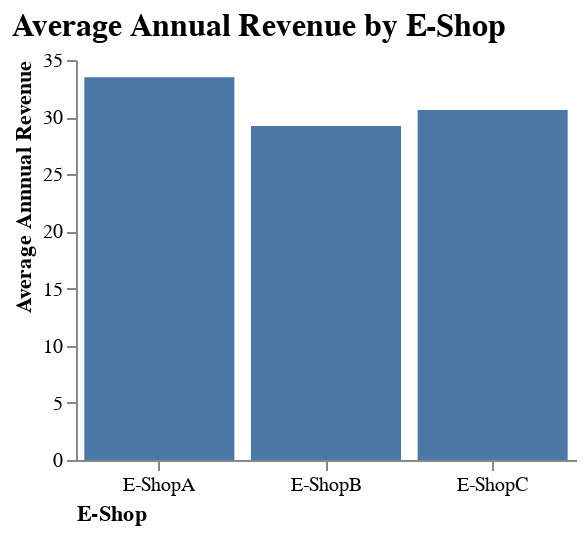

The notebook cell saved with this chart:
### Code cell
chart = alt.Chart(df).mark_bar().encode(
    x=alt.X('eshop_name').axis(
                            title='E-Shop', 
                            titleAnchor="start",
                            labelAngle=0,
                            grid=False
                            ),
    y=alt.Y('average(annual_revenue)').axis(
                            title='Average Annnual Revenue', 
                            titleAnchor="end",
                            grid=False
                            ),
    tooltip=alt.Tooltip("average(annual_revenue)", format=",.2f")
).properties(
    title='Average Annual Revenue by E-Shop',
    width= 250,
    height=200
).configure_title( 
    fontSize=16,
    font='Arial',
    anchor='start'
).configure_view(
    strokeWidth=0
)

chart

### Figure 1 — Vega-Lite specification as saved in the notebook (floating-point values rounded to 4 significant figures)
{"config": {"view": {"continuousWidth": 300, "continuousHeight": 300, "strokeWidth": 0}, "title": {"anchor": "start", "font": "Arial", "fontSize": 16}}, "data": {"name": "data-3a26c000e4862bfeb4ac3c81f7273b97"}, "mark": {"type": "bar"}, "encoding": {"tooltip": {"aggregate": "average", "field": "annual_revenue", "format": ",.2f", "type": "quantitative"}, "x": {"axis": {"title": "E-Shop", "titleAnchor": "start", "labelAngle": 0, "grid": false}, "field": "eshop_name", "type": "nominal"}, "y": {"aggregate": "average", "axis": {"title": "Average Annnual Revenue", "titleAnchor": "end", "grid": false}, "field": "annual_revenue", "type": "quantitative"}}, "height": 200, "title": "Average Annual Revenue by E-Shop", "width": 250, "$schema": "https://vega.github.io/schema/vega-lite/v5.8.0.json", "datasets": {"data-3a26c000e4862bfeb4ac3c81f7273b97": [{"eshop_name": "E-ShopA", "date": "2020-01-31T00:00:00", "annual_revenue": 13.35, "time_on_site": 1.09, "average_rating": 4.17, "social_media_followers": 173.8, "average_response_time": 2.35}, {"eshop_name": "E-ShopA", "date": "2020-02-29T00:00:00", "annual_revenue": 10.74, "time_on_site": 0.56, "average_rating": 4.79, "social_media_followers": 52.69, "average_response_time": 2.58}, {"eshop_name": "E-ShopA", "date": "2020-03-31T00:00:00", "annual_revenue": 11.91, "time_on_site": 0.57, "average_rating": 2.92, "social_media_followers": 141.8, "average_response_time": 1.54}, {"eshop_name": "E-ShopA", "date": "2020-04-30T00:00:00", "annual_revenue": 16.38, "time_on_site": 2.44, "average_rating": 3.68, "social_media_followers": 190.6, "average_response_time": 1.92}, {"eshop_name": "E-ShopA", "date": "2020-05-31T00:00:00", "annual_revenue": 6.52, "time_on_site": 2.07, "average_rating": 2.67, "social_media_followers": 129.5, "average_response_time": 1.49}, {"eshop_name": "E-ShopA", "date": "2020-06-30T00:00:00", "annual_revenue": 15.8, "time_on_site": 3.79, "average_rating": 4.9, "social_media_followers": 209.1, "average_response_time": 2.51}, {"eshop_name": "E-ShopA", "date": "2020-07-31T00:00:00", "annual_revenue": 20.97, "time_on_site": 2.29, "average_rating": 4.54, "social_media_followers": 313.7, "average_response_time": 2.2}, {"eshop_name": "E-ShopA", "date": "2020-08-31T00:00:00", "annual_revenue": 9.4, "time_on_site": 1.67, "average_rating": 2.02, "social_media_followers": 139.7, "average_response_time": 0.93}, {"eshop_name": "E-ShopA", "date": "2020-09-30T00:00:00", "annual_revenue": 10.09, "time_on_site": 1.67, "average_rating": 1.99, "social_media_followers": 167.7, "average_response_time": 0.85}, {"eshop_name": "E-ShopA", "date": "2020-10-31T00:00:00", "annual_revenue": 25.98, "time_on_site": 5.17, "average_rating": 5.41, "social_media_followers": 487.3, "average_response_time": 2.48}, {"eshop_name": "E-ShopA", "date": "2020-11-30T00:00:00", "annual_revenue": 18.07, "time_on_site": 3.33, "average_rating": 2.81, "social_media_followers": 328.2, "average_response_time": 1.28}, {"eshop_name": "E-ShopA", "date": "2020-12-31T00:00:00", "annual_revenue": 36.81, "time_on_site": 5.99, "average_rating": 5.58, "social_media_followers": 548.2, "average_response_time": 2.75}, {"eshop_name": "E-ShopA", "date": "2021-01-31T00:00:00", "annual_revenue": 33.28, "time_on_site": 6.63, "average_rating": 5.18, "social_media_followers": 497.5, "average_response_time": 2.32}, {"eshop_name": "E-ShopA", "date": "2021-02-28T00:00:00", "annual_revenue": 14.35, "time_on_site": 2.24, "average_rating": 1.99, "social_media_followers": 225.2, "average_response_time": 0.88}, {"eshop_name": "E-ShopA", "date": "2021-03-31T00:00:00", "annual_revenue": 32.38, "time_on_site": 5.78, "average_rating": 4.55, "social_media_followers": 556.5, "average_response_time": 1.83}, {"eshop_name": "E-ShopA", "date": "2021-04-30T00:00:00", "annual_revenue": 34.06, "time_on_site": 7.61, "average_rating": 5.45, "social_media_followers": 767.8, "average_response_time": 2.01}, {"eshop_name": "E-ShopA", "date": "2021-05-31T00:00:00", "annual_revenue": 37.03, "time_on_site": 4.61, "average_rating": 5.05, "social_media_followers": 697.1, "average_response_time": 1.82}, {"eshop_name": "E-ShopA", "date": "2021-06-30T00:00:00", "annual_revenue": 22.18, "time_on_site": 4.22, "average_rating": 3.37, "social_media_followers": 463.6, "average_response_time": 1.2}, {"eshop_name": "E-ShopA", "date": "2021-07-31T00:00:00", "annual_revenue": 36.24, "time_on_site": 5.63, "average_rating": 4.45, "social_media_followers": 694.1, "average_response_time": 1.85}, {"eshop_name": "E-ShopA", "date": "2021-08-31T00:00:00", "annual_revenue": 20.09, "time_on_site": 3.34, "average_rating": 2.57, "social_media_followers": 336.8, "average_response_time": 0.88}, {"eshop_name": "E-ShopA", "date": "2021-09-30T00:00:00", "annual_revenue": 28.98, "time_on_site": 5.27, "average_rating": 3.62, "social_media_followers": 522.5, "average_response_time": 1.36}, {"eshop_name": "E-ShopA", "date": "2021-10-31T00:00:00", "annual_revenue": 41.89, "time_on_site": 10.34, "average_rating": 5.36, "social_media_followers": 778.1, "average_response_time": 1.72}, {"eshop_name": "E-ShopA", "date": "2021-11-30T00:00:00", "annual_revenue": 57.76, "time_on_site": 8.62, "average_rating": 5.89, "social_media_followers": 961.7, "average_response_time": 2.18}, {"eshop_name": "E-ShopA", "date": "2021-12-31T00:00:00", "annual_revenue": 18.83, "time_on_site": 4.14, "average_rating": 2.11, "social_media_followers": 327.2, "average_response_time": 0.73}, {"eshop_name": "E-ShopA", "date": "2022-01-31T00:00:00", "annual_revenue": 53.2, "time_on_site": 8.08, "average_rating": 5.97, "social_media_followers": 1102.0, "average_response_time": 1.91}, {"eshop_name": "E-ShopA", "date": "2022-02-28T00:00:00", "annual_revenue": 45.74, "time_on_site": 8.64, "average_rating": 5.02, "social_media_followers": 892.1, "average_response_time": 1.56}, {"eshop_name": "E-ShopA", "date": "2022-03-31T00:00:00", "annual_revenue": 48.44, "time_on_site": 9.21, "average_rating": 5.02, "social_media_followers": 815.0, "average_response_time": 1.4}, {"eshop_name": "E-ShopA", "date": "2022-04-30T00:00:00", "annual_revenue": 48.98, "time_on_site": 9.96, "average_rating": 4.88, "social_media_followers": 868.0, "average_response_time": 1.49}, {"eshop_name": "E-ShopA", "date": "2022-05-31T00:00:00", "annual_revenue": 45.62, "time_on_site": 9.4, "average_rating": 4.5, "social_media_followers": 881.6, "average_response_time": 1.22}, {"eshop_name": "E-ShopA", "date": "2022-06-30T00:00:00", "annual_revenue": 66.27, "time_on_site": 13.79, "average_rating": 6.65, "social_media_followers": 1324.0, "average_response_time": 1.56}, {"eshop_name": "E-ShopA", "date": "2022-07-31T00:00:00", "annual_revenue": 63.04, "time_on_site": 10.41, "average_rating": 5.37, "social_media_followers": 1207.0, "average_response_time": 1.26}, {"eshop_name": "E-ShopA", "date": "2022-08-31T00:00:00", "annual_revenue": 31.29, "time_on_site": 6.02, "average_rating": 3.16, "social_media_followers": 738.2, "average_response_time": 0.8}, {"eshop_name": "E-ShopA", "date": "2022-09-30T00:00:00", "annual_revenue": 66.11, "time_on_site": 14.81, "average_rating": 6.34, "social_media_followers": 1385.0, "average_response_time": 1.83}, {"eshop_name": "E-ShopA", "date": "2022-10-31T00:00:00", "annual_revenue": 27.25, "time_on_site": 5.59, "average_rating": 2.66, "social_media_followers": 541.1, "average_response_time": 0.65}, {"eshop_name": "E-ShopA", "date": "2022-11-30T00:00:00", "annual_revenue": 61.7, "time_on_site": 10.31, "average_rating": 5.32, "social_media_followers": 1056.0, "average_response_time": 1.24}, {"eshop_name": "E-ShopA", "date": "2022-12-31T00:00:00", "annual_revenue": 74.67, "time_on_site": 12.41, "average_rating": 6.25, "social_media_followers": 1417.0, "average_response_time": 1.44}, {"eshop_name": "E-ShopB", "date": "2020-01-31T00:00:00", "annual_revenue": 7.29, "time_on_site": 0.59, "average_rating": 2.28, "social_media_followers": 94.92, "average_response_time": 1.28}, {"eshop_name": "E-ShopB", "date": "2020-02-29T00:00:00", "annual_revenue": 10.38, "time_on_site": 0.54, "average_rating": 4.63, "social_media_followers": 50.92, "average_response_time": 2.5}, {"eshop_name": "E-ShopB", "date": "2020-03-31T00:00:00", "annual_revenue": 9.49, "time_on_site": 0.45, "average_rating": 2.33, "social_media_followers": 113.0, "average_response_time": 1.23}, {"eshop_name": "E-ShopB", "date": "2020-04-30T00:00:00", "annual_revenue": 10.21, "time_on_site": 1.52, "average_rating": 2.3, "social_media_followers": 118.8, "average_response_time": 1.19}, {"eshop_name": "E-ShopB", "date": "2020-05-31T00:00:00", "annual_revenue": 10.48, "time_on_site": 3.33, "average_rating": 4.29, "social_media_followers": 208.1, "average_response_time": 2.39}, {"eshop_name": "E-ShopB", "date": "2020-06-30T00:00:00", "annual_revenue": 12.52, "time_on_site": 3.0, "average_rating": 3.88, "social_media_followers": 165.6, "average_response_time": 1.99}, {"eshop_name": "E-ShopB", "date": "2020-07-31T00:00:00", "annual_revenue": 20.23, "time_on_site": 2.21, "average_rating": 4.38, "social_media_followers": 302.7, "average_response_time": 2.13}, {"eshop_name": "E-ShopB", "date": "2020-08-31T00:00:00", "annual_revenue": 20.03, "time_on_site": 3.56, "average_rating": 4.31, "social_media_followers": 297.9, "average_response_time": 1.99}, {"eshop_name": "E-ShopB", "date": "2020-09-30T00:00:00", "annual_revenue": 20.65, "time_on_site": 3.43, "average_rating": 4.08, "social_media_followers": 343.2, "average_response_time": 1.73}, {"eshop_name": "E-ShopB", "date": "2020-10-31T00:00:00", "annual_revenue": 23.25, "time_on_site": 4.63, "average_rating": 4.84, "social_media_followers": 435.9, "average_response_time": 2.22}, {"eshop_name": "E-ShopB", "date": "2020-11-30T00:00:00", "annual_revenue": 19.02, "time_on_site": 3.51, "average_rating": 2.96, "social_media_followers": 345.4, "average_response_time": 1.35}, {"eshop_name": "E-ShopB", "date": "2020-12-31T00:00:00", "annual_revenue": 25.65, "time_on_site": 4.17, "average_rating": 3.89, "social_media_followers": 382.1, "average_response_time": 1.92}, {"eshop_name": "E-ShopB", "date": "2021-01-31T00:00:00", "annual_revenue": 31.11, "time_on_site": 6.19, "average_rating": 4.85, "social_media_followers": 465.1, "average_response_time": 2.17}, {"eshop_name": "E-ShopB", "date": "2021-02-28T00:00:00", "annual_revenue": 29.82, "time_on_site": 4.66, "average_rating": 4.14, "social_media_followers": 468.1, "average_response_time": 1.82}, {"eshop_name": "E-ShopB", "date": "2021-03-31T00:00:00", "annual_revenue": 19.91, "time_on_site": 3.55, "average_rating": 2.8, "social_media_followers": 342.2, "average_response_time": 1.13}, {"eshop_name": "E-ShopB", "date": "2021-04-30T00:00:00", "annual_revenue": 34.53, "time_on_site": 7.72, "average_rating": 5.53, "social_media_followers": 778.4, "average_response_time": 2.04}, {"eshop_name": "E-ShopB", "date": "2021-05-31T00:00:00", "annual_revenue": 19.22, "time_on_site": 2.39, "average_rating": 2.62, "social_media_followers": 361.8, "average_response_time": 0.95}, {"eshop_name": "E-ShopB", "date": "2021-06-30T00:00:00", "annual_revenue": 18.94, "time_on_site": 3.6, "average_rating": 2.87, "social_media_followers": 395.9, "average_response_time": 1.03}, {"eshop_name": "E-ShopB", "date": "2021-07-31T00:00:00", "annual_revenue": 28.1, "time_on_site": 4.37, "average_rating": 3.45, "social_media_followers": 538.1, "average_response_time": 1.44}, {"eshop_name": "E-ShopB", "date": "2021-08-31T00:00:00", "annual_revenue": 27.93, "time_on_site": 4.65, "average_rating": 3.57, "social_media_followers": 468.3, "average_response_time": 1.22}, {"eshop_name": "E-ShopB", "date": "2021-09-30T00:00:00", "annual_revenue": 17.15, "time_on_site": 3.12, "average_rating": 2.14, "social_media_followers": 309.2, "average_response_time": 0.8}, {"eshop_name": "E-ShopB", "date": "2021-10-31T00:00:00", "annual_revenue": 38.4, "time_on_site": 9.48, "average_rating": 4.92, "social_media_followers": 713.2, "average_response_time": 1.57}, {"eshop_name": "E-ShopB", "date": "2021-11-30T00:00:00", "annual_revenue": 20.59, "time_on_site": 3.07, "average_rating": 2.1, "social_media_followers": 342.9, "average_response_time": 0.78}, {"eshop_name": "E-ShopB", "date": "2021-12-31T00:00:00", "annual_revenue": 23.07, "time_on_site": 5.08, "average_rating": 2.58, "social_media_followers": 401.1, "average_response_time": 0.89}, {"eshop_name": "E-ShopB", "date": "2022-01-31T00:00:00", "annual_revenue": 27.05, "time_on_site": 4.11, "average_rating": 3.03, "social_media_followers": 560.5, "average_response_time": 0.97}, {"eshop_name": "E-ShopB", "date": "2022-02-28T00:00:00", "annual_revenue": 34.88, "time_on_site": 6.59, "average_rating": 3.83, "social_media_followers": 680.3, "average_response_time": 1.19}, {"eshop_name": "E-ShopB", "date": "2022-03-31T00:00:00", "annual_revenue": 30.02, "time_on_site": 5.71, "average_rating": 3.11, "social_media_followers": 505.2, "average_response_time": 0.87}, {"eshop_name": "E-ShopB", "date": "2022-04-30T00:00:00", "annual_revenue": 49.08, "time_on_site": 9.98, "average_rating": 4.89, "social_media_followers": 870.0, "average_response_time": 1.49}, {"eshop_name": "E-ShopB", "date": "2022-05-31T00:00:00", "annual_revenue": 25.02, "time_on_site": 5.16, "average_rating": 2.47, "social_media_followers": 483.6, "average_response_time": 0.67}, {"eshop_name": "E-ShopB", "date": "2022-06-30T00:00:00", "annual_revenue": 58.14, "time_on_site": 12.1, "average_rating": 5.83, "social_media_followers": 1161.0, "average_response_time": 1.37}, {"eshop_name": "E-ShopB", "date": "2022-07-31T00:00:00", "annual_revenue": 47.16, "time_on_site": 7.78, "average_rating": 4.02, "social_media_followers": 903.2, "average_response_time": 0.94}, {"eshop_name": "E-ShopB", "date": "2022-08-31T00:00:00", "annual_revenue": 59.03, "time_on_site": 11.36, "average_rating": 5.95, "social_media_followers": 1392.0, "average_response_time": 1.51}, {"eshop_name": "E-ShopB", "date": "2022-09-30T00:00:00", "annual_revenue": 57.93, "time_on_site": 12.98, "average_rating": 5.56, "social_media_followers": 1214.0, "average_response_time": 1.6}, {"eshop_name": "E-ShopB", "date": "2022-10-31T00:00:00", "annual_revenue": 31.13, "time_on_site": 6.39, "average_rating": 3.04, "social_media_followers": 618.3, "average_response_time": 0.74}, {"eshop_name": "E-ShopB", "date": "2022-11-30T00:00:00", "annual_revenue": 70.84, "time_on_site": 11.83, "average_rating": 6.11, "social_media_followers": 1212.0, "average_response_time": 1.42}, {"eshop_name": "E-ShopB", "date": "2022-12-31T00:00:00", "annual_revenue": 63.77, "time_on_site": 10.59, "average_rating": 5.33, "social_media_followers": 1210.0, "average_response_time": 1.23}, {"eshop_name": "E-ShopC", "date": "2020-01-31T00:00:00", "annual_revenue": 7.8, "time_on_site": 0.64, "average_rating": 2.44, "social_media_followers": 101.5, "average_response_time": 1.37}, {"eshop_name": "E-ShopC", "date": "2020-02-29T00:00:00", "annual_revenue": 10.17, "time_on_site": 0.53, "average_rating": 4.54, "social_media_followers": 49.89, "average_response_time": 2.45}, {"eshop_name": "E-ShopC", "date": "2020-03-31T00:00:00", "annual_revenue": 21.13, "time_on_site": 1.0, "average_rating": 5.19, "social_media_followers": 251.6, "average_response_time": 2.73}, {"eshop_name": "E-ShopC", "date": "2020-04-30T00:00:00", "annual_revenue": 21.77, "time_on_site": 3.24, "average_rating": 4.9, "social_media_followers": 253.3, "average_response_time": 2.55}, {"eshop_name": "E-ShopC", "date": "2020-05-31T00:00:00", "annual_revenue": 8.46, "time_on_site": 2.69, "average_rating": 3.47, "social_media_followers": 168.0, "average_response_time": 1.93}, {"eshop_name": "E-ShopC", "date": "2020-06-30T00:00:00", "annual_revenue": 17.21, "time_on_site": 4.12, "average_rating": 5.33, "social_media_followers": 227.8, "average_response_time": 2.73}, {"eshop_name": "E-ShopC", "date": "2020-07-31T00:00:00", "annual_revenue": 24.99, "time_on_site": 2.73, "average_rating": 5.41, "social_media_followers": 373.9, "average_response_time": 2.63}, {"eshop_name": "E-ShopC", "date": "2020-08-31T00:00:00", "annual_revenue": 25.1, "time_on_site": 4.46, "average_rating": 5.4, "social_media_followers": 373.2, "average_response_time": 2.5}, {"eshop_name": "E-ShopC", "date": "2020-09-30T00:00:00", "annual_revenue": 20.67, "time_on_site": 3.43, "average_rating": 4.09, "social_media_followers": 343.6, "average_response_time": 1.74}, {"eshop_name": "E-ShopC", "date": "2020-10-31T00:00:00", "annual_revenue": 15.02, "time_on_site": 2.99, "average_rating": 3.13, "social_media_followers": 281.7, "average_response_time": 1.44}, {"eshop_name": "E-ShopC", "date": "2020-11-30T00:00:00", "annual_revenue": 12.32, "time_on_site": 2.27, "average_rating": 1.92, "social_media_followers": 223.8, "average_response_time": 0.87}, {"eshop_name": "E-ShopC", "date": "2020-12-31T00:00:00", "annual_revenue": 16.27, "time_on_site": 2.65, "average_rating": 2.47, "social_media_followers": 242.3, "average_response_time": 1.22}, {"eshop_name": "E-ShopC", "date": "2021-01-31T00:00:00", "annual_revenue": 24.35, "time_on_site": 4.85, "average_rating": 3.79, "social_media_followers": 364.0, "average_response_time": 1.7}, {"eshop_name": "E-ShopC", "date": "2021-02-28T00:00:00", "annual_revenue": 14.82, "time_on_site": 2.31, "average_rating": 2.06, "social_media_followers": 232.5, "average_response_time": 0.91}, {"eshop_name": "E-ShopC", "date": "2021-03-31T00:00:00", "annual_revenue": 18.86, "time_on_site": 3.37, "average_rating": 2.65, "social_media_followers": 324.2, "average_response_time": 1.07}, {"eshop_name": "E-ShopC", "date": "2021-04-30T00:00:00", "annual_revenue": 28.54, "time_on_site": 6.38, "average_rating": 4.57, "social_media_followers": 643.3, "average_response_time": 1.69}, {"eshop_name": "E-ShopC", "date": "2021-05-31T00:00:00", "annual_revenue": 27.21, "time_on_site": 3.39, "average_rating": 3.71, "social_media_followers": 512.2, "average_response_time": 1.34}, {"eshop_name": "E-ShopC", "date": "2021-06-30T00:00:00", "annual_revenue": 27.9, "time_on_site": 5.31, "average_rating": 4.24, "social_media_followers": 583.3, "average_response_time": 1.52}, {"eshop_name": "E-ShopC", "date": "2021-07-31T00:00:00", "annual_revenue": 23.72, "time_on_site": 3.69, "average_rating": 2.91, "social_media_followers": 454.3, "average_response_time": 1.21}, {"eshop_name": "E-ShopC", "date": "2021-08-31T00:00:00", "annual_revenue": 16.58, "time_on_site": 2.76, "average_rating": 2.12, "social_media_followers": 278.0, "average_response_time": 0.72}, {"eshop_name": "E-ShopC", "date": "2021-09-30T00:00:00", "annual_revenue": 47.0, "time_on_site": 8.54, "average_rating": 5.86, "social_media_followers": 847.2, "average_response_time": 2.2}, {"eshop_name": "E-ShopC", "date": "2021-10-31T00:00:00", "annual_revenue": 44.3, "time_on_site": 10.94, "average_rating": 5.67, "social_media_followers": 822.9, "average_response_time": 1.82}, {"eshop_name": "E-ShopC", "date": "2021-11-30T00:00:00", "annual_revenue": 49.79, "time_on_site": 7.43, "average_rating": 5.08, "social_media_followers": 829.0, "average_response_time": 1.88}, {"eshop_name": "E-ShopC", "date": "2021-12-31T00:00:00", "annual_revenue": 40.87, "time_on_site": 8.99, "average_rating": 4.58, "social_media_followers": 710.4, "average_response_time": 1.58}, {"eshop_name": "E-ShopC", "date": "2022-01-31T00:00:00", "annual_revenue": 53.32, "time_on_site": 8.1, "average_rating": 5.98, "social_media_followers": 1105.0, "average_response_time": 1.92}, {"eshop_name": "E-ShopC", "date": "2022-02-28T00:00:00", "annual_revenue": 29.99, "time_on_site": 5.67, "average_rating": 3.29, "social_media_followers": 584.8, "average_response_time": 1.02}, {"eshop_name": "E-ShopC", "date": "2022-03-31T00:00:00", "annual_revenue": 21.0, "time_on_site": 3.99, "average_rating": 2.18, "social_media_followers": 353.3, "average_response_time": 0.61}, {"eshop_name": "E-ShopC", "date": "2022-04-30T00:00:00", "annual_revenue": 56.89, "time_on_site": 11.57, "average_rating": 5.67, "social_media_followers": 1008.0, "average_response_time": 1.73}, {"eshop_name": "E-ShopC", "date": "2022-05-31T00:00:00", "annual_revenue": 44.04, "time_on_site": 9.08, "average_rating": 4.34, "social_media_followers": 851.2, "average_response_time": 1.18}, {"eshop_name": "E-ShopC", "date": "2022-06-30T00:00:00", "annual_revenue": 53.14, "time_on_site": 11.06, "average_rating": 5.33, "social_media_followers": 1061.0, "average_response_time": 1.25}, {"eshop_name": "E-ShopC", "date": "2022-07-31T00:00:00", "annual_revenue": 32.56, "time_on_site": 5.37, "average_rating": 2.78, "social_media_followers": 623.7, "average_response_time": 0.65}, {"eshop_name": "E-ShopC", "date": "2022-08-31T00:00:00", "annual_revenue": 64.83, "time_on_site": 12.48, "average_rating": 6.54, "social_media_followers": 1529.0, "average_response_time": 1.66}, {"eshop_name": "E-ShopC", "date": "2022-09-30T00:00:00", "annual_revenue": 31.7, "time_on_site": 7.1, "average_rating": 3.04, "social_media_followers": 664.3, "average_response_time": 0.88}, {"eshop_name": "E-ShopC", "date": "2022-10-31T00:00:00", "annual_revenue": 27.09, "time_on_site": 5.56, "average_rating": 2.65, "social_media_followers": 538.0, "average_response_time": 0.64}, {"eshop_name": "E-ShopC", "date": "2022-11-30T00:00:00", "annual_revenue": 56.59, "time_on_site": 9.45, "average_rating": 4.88, "social_media_followers": 968.4, "average_response_time": 1.13}, {"eshop_name": "E-ShopC", "date": "2022-12-31T00:00:00", "annual_revenue": 66.5, "time_on_site": 11.05, "average_rating": 5.56, "social_media_followers": 1262.0, "average_response_time": 1.28}]}}
